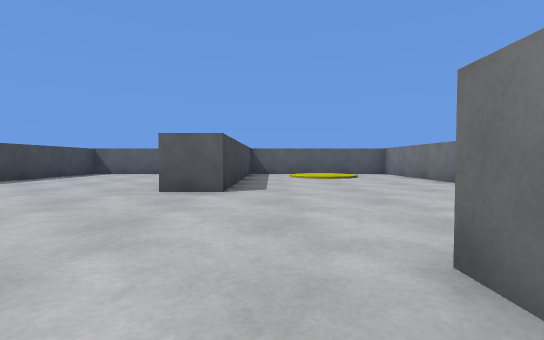
[1] (above)

24 first-person views from a walk through a scene from a Unity 3-D project. The camera is 0.54 m above the floor, tilts 2° down and sees 85° across. The floor is counted in squares, 1 m on a side. Each view is taken from the middle of a square. On the plan, view 1 faces up. The plan holds only what a view shows up to about 9 squares ahead; the rest is blank. The player character is not drawn.

[2]
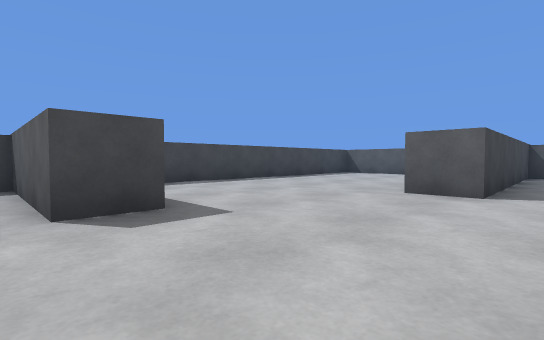

[3]
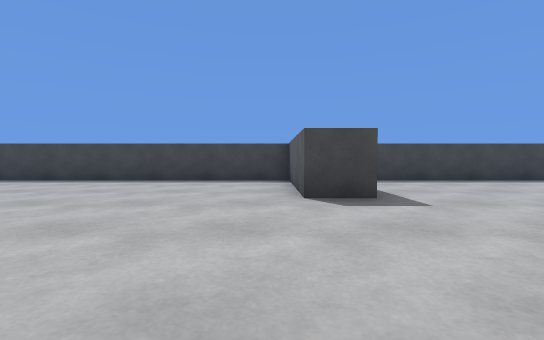

[4]
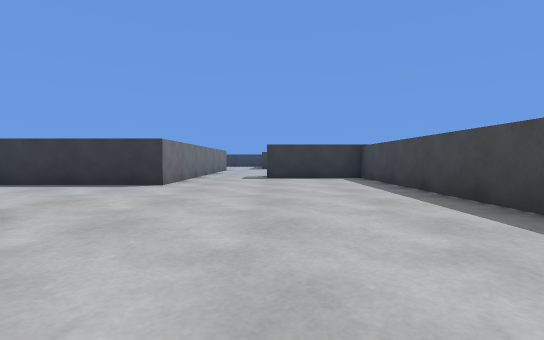

[5]
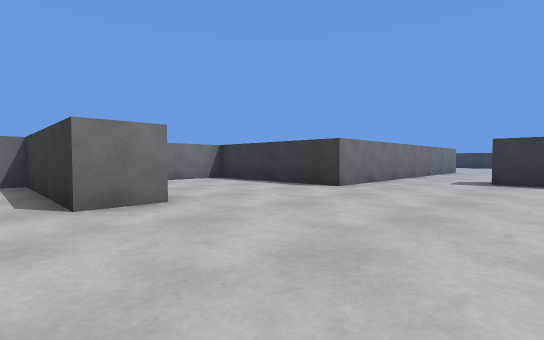

[6]
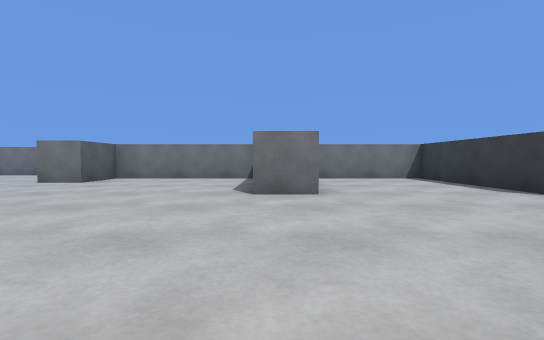

[7]
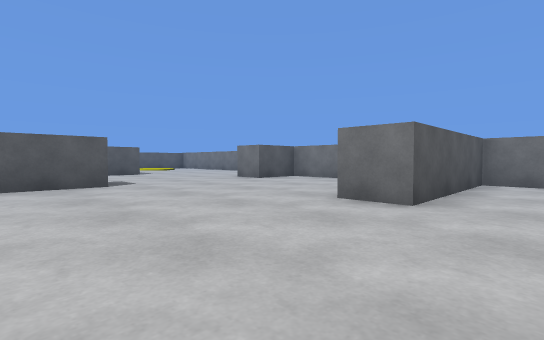

[8]
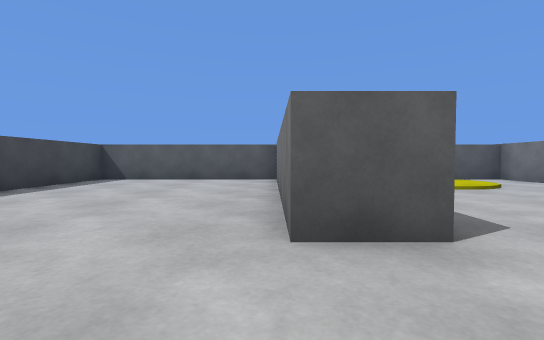

[9]
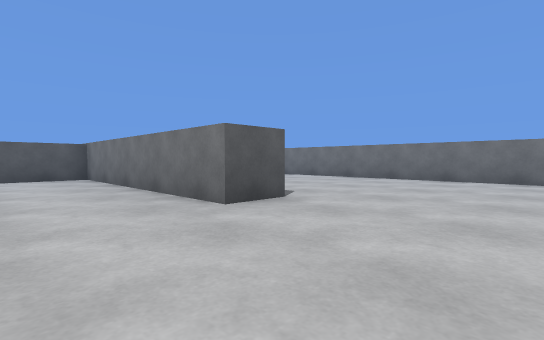

[10]
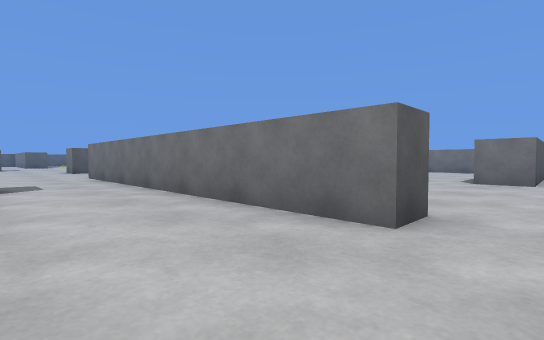

[11]
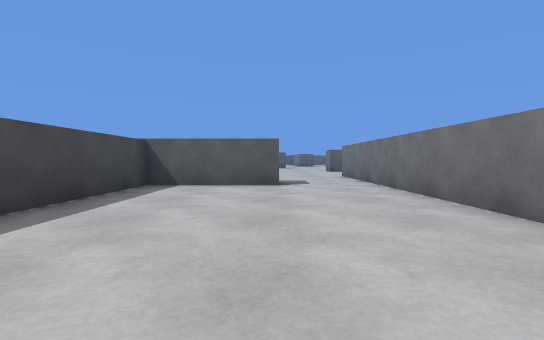

[12]
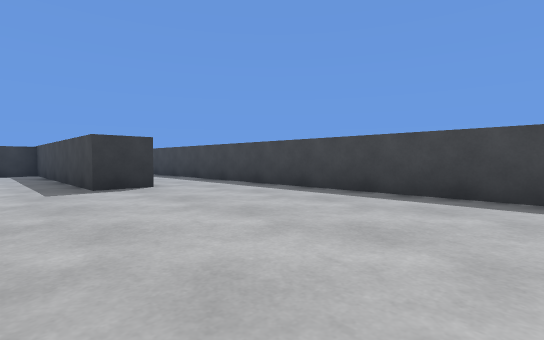

[13]
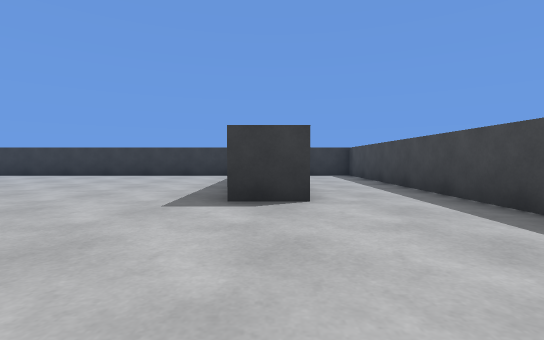

[14]
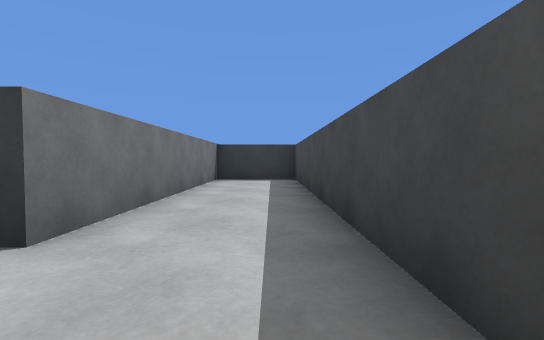

[15]
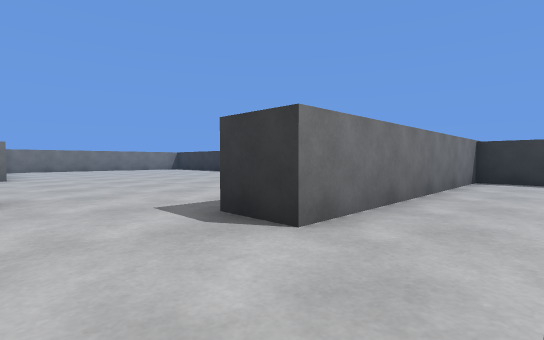

[16]
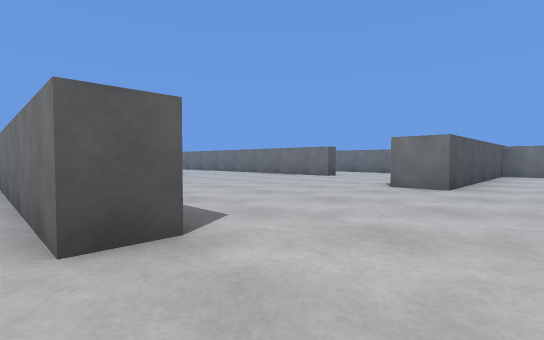

[17]
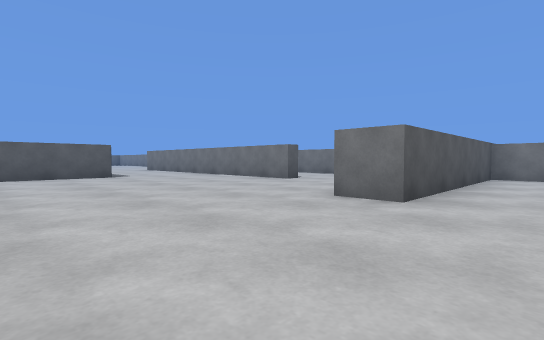

[18]
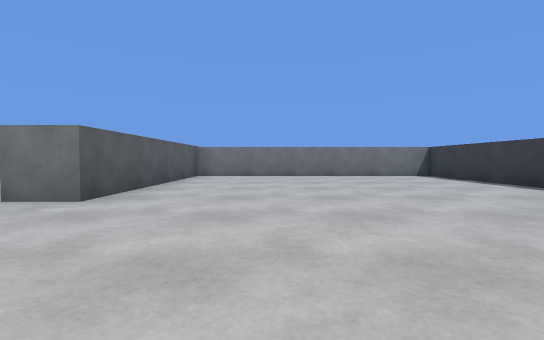

[19]
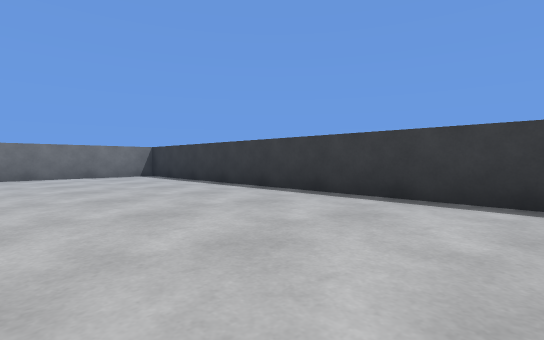

[20]
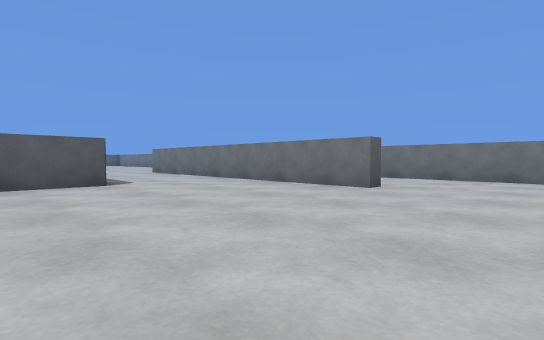

[21]
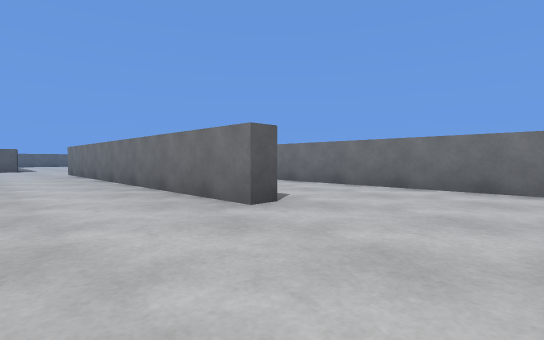

[22]
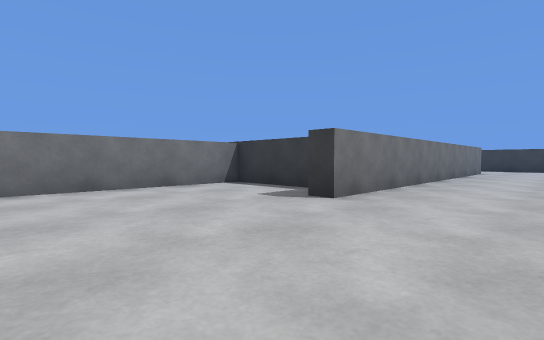

[23]
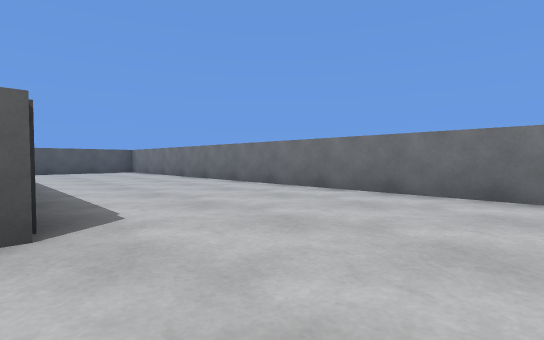

[24]
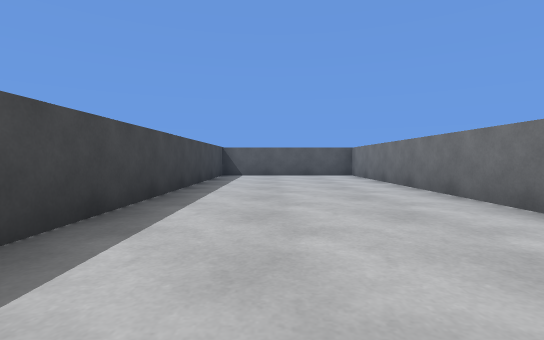

### Floor plan
Points are (right, up) in squares from view 1. A wall is a line through its corners. A room is listed if a view was taken in it or the views show most of it. See-through windows are left out.
Room 1 (views 1, 2, 3, 4, 5, 6, 7, 8, 9)
walls: (-3.1, 1.5) (-3.1, 0.4) (-6.6, 0.4) (-6.6, -10.7) (-3.8, -10.7); (4.2, 2.2) (4.2, 11.1) (2.9, 11.1); (-0.8, 11.1) (-0.8, 4.9) (-1.9, 4.9) (-1.9, 11.1) (-6.6, 11.1) (-6.6, 2.6); (-1.7, -12.4) (-1.7, -8.2) (2.5, -8.2) (2.5, -4.7) (-1.4, -4.7) (-1.4, -3.7) (2.5, -3.7) (2.5, 0.4) (0.9, 0.4) (0.9, 1.5)
ways out: opening at (-2.5, -11.5) to room 2
Room 2 (views 10, 11, 12, 13, 14, 15)
walls: (-1.7, -17.1) (-1.7, -12.4); (-3.8, -11.8) (-6.6, -11.8) (-6.6, -25.1) (-4.5, -25.1) (-4.5, -18.8) (-3.4, -18.8)
ways out: opening at (-2.5, -11.5) to room 1; opening at (-2.5, -18.5) to room 3
Room 3 (views 16, 17, 18, 19, 20, 21, 22, 23, 24)
walls: (3, -9.3) (0.4, -9.3); (6.9, -13.3) (6.3, -13.3) (6.3, -3.5) (6.8, -3.5); (9.7, -15.9) (9.7, -10.5); (7.5, -4.5) (9.7, -4.5) (9.7, 10); (-0.9, -17.1) (-1.7, -17.1); (9.7, -18.6) (9.7, -17.5) (3.8, -17.5) (3.8, -16.5); (-3.4, -18.8) (-3.4, -24.2); (9.7, -24.1) (9.7, -21.4); (0.1, -25.1) (9, -25.1); (5.3, 9.9) (5.3, 2.8)
ways out: opening at (-2.5, -18.5) to room 2

Where each view was taken, in squares from view 1:
view 1: 0 up, 0 right, facing up
view 2: 0 up, 0 right, facing up-left
view 3: 0 up, 1 right, facing left
view 4: 2 down, 4 left, facing down
view 5: 3 down, 5 left, facing down-right
view 6: 4 down, 6 left, facing right
view 7: 6 down, 5 left, facing up-right
view 8: 3 up, 2 left, facing up
view 9: 2 up, 4 left, facing up-right
view 10: 18 down, 4 left, facing up-right
view 11: 18 down, 4 left, facing up
view 12: 13 down, 2 left, facing down-left
view 13: 15 down, 4 left, facing down
view 14: 17 down, 6 left, facing down
view 15: 17 down, 6 left, facing down-right
view 16: 19 down, 2 left, facing up-right
view 17: 19 down, 0 right, facing up-right
view 18: 20 down, 0 right, facing right
view 19: 21 down, 0 right, facing down-right
view 20: 16 down, 1 right, facing up-right
view 21: 16 down, 4 right, facing up-right
view 22: 0 up, 4 right, facing down-right
view 23: 2 down, 5 right, facing up-right
view 24: 1 up, 7 right, facing up
